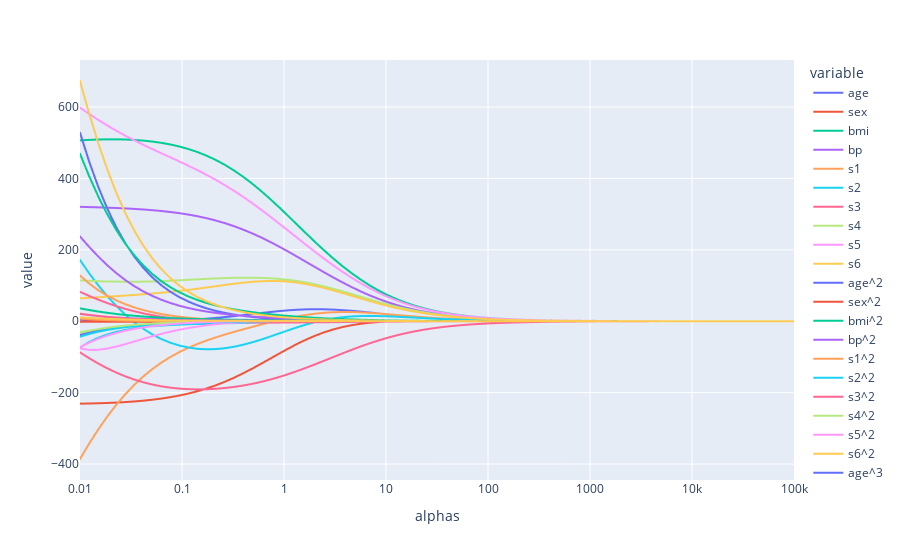

The code cell stored with this chart in its notebook:
### Markdown cell above
## Coefficients

### Code cell
coefs = []
for a in alphas:
    ridge = Ridge(alpha=a)
    ridge.fit(original_X_3, original_y)
    coefs.append(ridge.coef_)

features = original_X_3.columns

df_coefs = pd.DataFrame(coefs, columns=features)
df_coefs['alphas'] = alphas
fig = px.line(df_coefs, x='alphas', y=features)
fig.update_xaxes(type='log').show()
